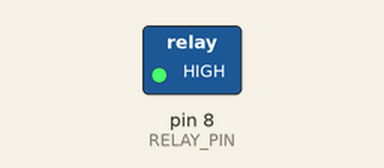
Simulated run of this sketch. Board: Arduino Uno, built with avr-gcc and run on an emulated ATmega328P. On the bench: switched loads named in the sketch (green lamp = pin HIGH). Dashed ring = blinking. What the sketch prints to the serial monitor is not drawn.

Above: at 0.5 s.
Timing chart, 0 to 4.6 s (numbered marks = the images above):
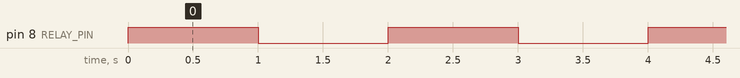

Measured:
- by itself, pin 8 (RELAY_PIN): alternates HIGH for 1.0 s and LOW for 1.0 s

The sketch:

Relay_Test.ino
```cpp
#define RELAY_PIN 8

void setup() {
  Serial.begin(9600);
  pinMode(RELAY_PIN, OUTPUT);
}

void loop() {
  digitalWrite(RELAY_PIN, HIGH);
  Serial.println("HIGH");
  delay(1000);
  digitalWrite(RELAY_PIN, LOW);
  Serial.println("LOW");
  delay(1000);
}
```
